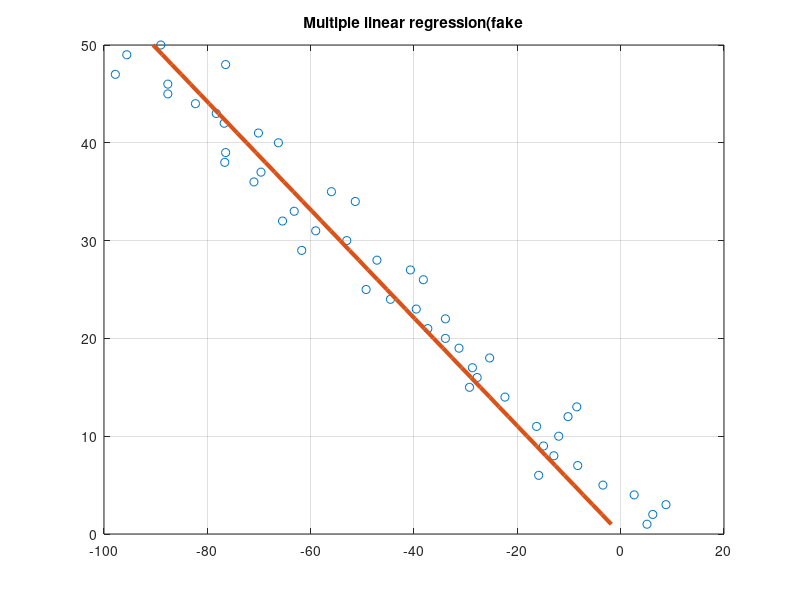

Recreate this plot in MATLAB.
clear all
close all
clc

num_eles=50;
a=-2;
b=5;
c=7;
x=1:1:num_eles;
y=a*x+b*randn(1,num_eles);
y=y+c;

Y=y';
X=x';
B1=regress(Y,X);
ye1=B1*x;

figure(1)
plot(y,x,'o');title('Multiple linear regression(fake');grid on;hold on;
plot(ye1,x,"LineWidth",3)